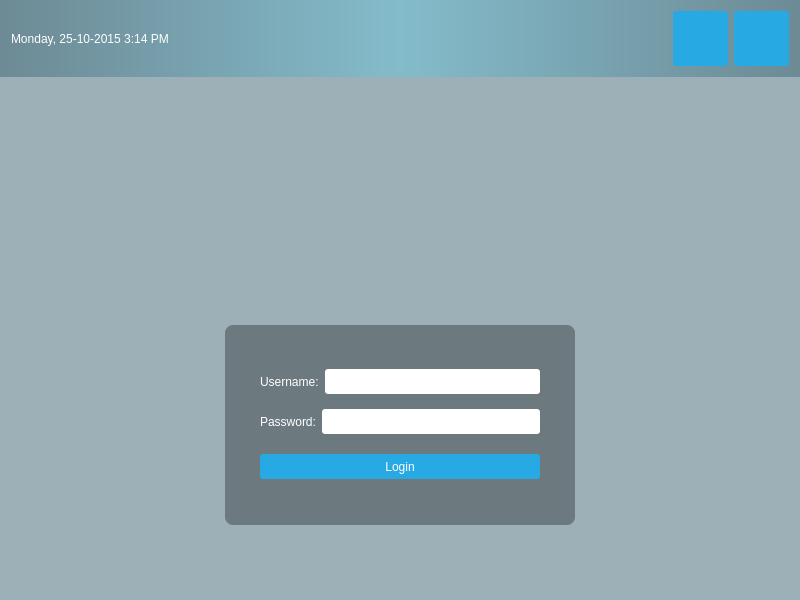
<?xml version="1.0" encoding="UTF-8"?>
<ui version="4.0">
 <class>MainWindow</class>
 <widget class="QMainWindow" name="MainWindow">
  <property name="geometry">
   <rect>
    <x>0</x>
    <y>0</y>
    <width>800</width>
    <height>600</height>
   </rect>
  </property>
  <property name="windowTitle">
   <string>MainWindow</string>
  </property>
  <property name="styleSheet">
   <string notr="true">#centralWidget {
background: rgba(32,80,96,100);
border-image: url(:/images/login_bg.png);
}
#topPanel{background-color: qlineargradient(spread:reflect,x1:0.5,y1:0,x2:0,y2:0,stop:0 rgba(91,204,233,100),stop:1 rgba(32,80,96,100));}
#loginForm{
background: rgba(0,0,0,80);
border-radius: 8px;
}
QLabel{color:white;}
QLineEdit{border-radius:3px;}
QPushButton{
color: white;
background-color: #27a9e3;
border-width: 0px;
border-radius: 3px;
}
QPushButton:hover {background-color: #66c011;}</string>
  </property>
  <widget class="QWidget" name="centralWidget">
   <layout class="QVBoxLayout" name="verticalLayout">
    <property name="leftMargin">
     <number>0</number>
    </property>
    <property name="topMargin">
     <number>0</number>
    </property>
    <property name="rightMargin">
     <number>0</number>
    </property>
    <property name="bottomMargin">
     <number>0</number>
    </property>
    <item>
     <widget class="QWidget" name="topPanel" native="true">
      <layout class="QHBoxLayout" name="horizontalLayout">
       <item>
        <widget class="QLabel" name="currentDateTime">
         <property name="text">
          <string>Monday, 25-10-2015 3:14 PM</string>
         </property>
        </widget>
       </item>
       <item>
        <spacer name="horizontalSpacer">
         <property name="orientation">
          <enum>Qt::Horizontal</enum>
         </property>
         <property name="sizeHint" stdset="0">
          <size>
           <width>40</width>
           <height>20</height>
          </size>
         </property>
        </spacer>
       </item>
       <item>
        <widget class="QPushButton" name="shutdownButton">
         <property name="sizePolicy">
          <sizepolicy hsizetype="Fixed" vsizetype="Fixed">
           <horstretch>0</horstretch>
           <verstretch>0</verstretch>
          </sizepolicy>
         </property>
         <property name="minimumSize">
          <size>
           <width>55</width>
           <height>55</height>
          </size>
         </property>
         <property name="text">
          <string/>
         </property>
         <property name="icon">
          <iconset resource="../resources/resources.qrc">
           <normaloff>:/icons/restart_icon.png</normaloff>:/icons/restart_icon.png</iconset>
         </property>
        </widget>
       </item>
       <item>
        <widget class="QPushButton" name="restartButton">
         <property name="sizePolicy">
          <sizepolicy hsizetype="Fixed" vsizetype="Fixed">
           <horstretch>0</horstretch>
           <verstretch>0</verstretch>
          </sizepolicy>
         </property>
         <property name="minimumSize">
          <size>
           <width>55</width>
           <height>55</height>
          </size>
         </property>
         <property name="text">
          <string/>
         </property>
         <property name="icon">
          <iconset resource="../resources/resources.qrc">
           <normaloff>:/icons/shutdown_icon.png</normaloff>:/icons/shutdown_icon.png</iconset>
         </property>
        </widget>
       </item>
      </layout>
     </widget>
    </item>
    <item>
     <spacer name="verticalSpacer_3">
      <property name="orientation">
       <enum>Qt::Vertical</enum>
      </property>
      <property name="sizeHint" stdset="0">
       <size>
        <width>20</width>
        <height>40</height>
       </size>
      </property>
     </spacer>
    </item>
    <item>
     <layout class="QHBoxLayout" name="horizontalLayout_2">
      <property name="leftMargin">
       <number>0</number>
      </property>
      <property name="topMargin">
       <number>0</number>
      </property>
      <item>
       <widget class="QLabel" name="logo">
        <property name="sizePolicy">
         <sizepolicy hsizetype="Fixed" vsizetype="Fixed">
          <horstretch>0</horstretch>
          <verstretch>0</verstretch>
         </sizepolicy>
        </property>
        <property name="minimumSize">
         <size>
          <width>150</width>
          <height>150</height>
         </size>
        </property>
        <property name="styleSheet">
         <string notr="true"/>
        </property>
        <property name="text">
         <string/>
        </property>
        <property name="pixmap">
         <pixmap resource="../resources/resources.qrc">:/images/logo.png</pixmap>
        </property>
       </widget>
      </item>
     </layout>
    </item>
    <item>
     <spacer name="verticalSpacer_4">
      <property name="orientation">
       <enum>Qt::Vertical</enum>
      </property>
      <property name="sizeType">
       <enum>QSizePolicy::Fixed</enum>
      </property>
      <property name="sizeHint" stdset="0">
       <size>
        <width>20</width>
        <height>10</height>
       </size>
      </property>
     </spacer>
    </item>
    <item>
     <layout class="QHBoxLayout" name="horizontalLayout_3">
      <property name="topMargin">
       <number>0</number>
      </property>
      <item>
       <widget class="QWidget" name="loginForm" native="true">
        <property name="sizePolicy">
         <sizepolicy hsizetype="Fixed" vsizetype="Fixed">
          <horstretch>0</horstretch>
          <verstretch>0</verstretch>
         </sizepolicy>
        </property>
        <property name="minimumSize">
         <size>
          <width>350</width>
          <height>200</height>
         </size>
        </property>
        <property name="styleSheet">
         <string notr="true"/>
        </property>
        <layout class="QVBoxLayout" name="verticalLayout_2">
         <property name="leftMargin">
          <number>35</number>
         </property>
         <property name="topMargin">
          <number>35</number>
         </property>
         <property name="rightMargin">
          <number>35</number>
         </property>
         <property name="bottomMargin">
          <number>35</number>
         </property>
         <item>
          <layout class="QHBoxLayout" name="horizontalLayout_5">
           <item>
            <widget class="QLabel" name="label">
             <property name="text">
              <string>Username:</string>
             </property>
            </widget>
           </item>
           <item>
            <widget class="QLineEdit" name="userName">
             <property name="minimumSize">
              <size>
               <width>0</width>
               <height>25</height>
              </size>
             </property>
            </widget>
           </item>
          </layout>
         </item>
         <item>
          <layout class="QHBoxLayout" name="horizontalLayout_4">
           <item>
            <widget class="QLabel" name="label_2">
             <property name="text">
              <string>Password:</string>
             </property>
            </widget>
           </item>
           <item>
            <widget class="QLineEdit" name="password">
             <property name="minimumSize">
              <size>
               <width>0</width>
               <height>25</height>
              </size>
             </property>
            </widget>
           </item>
          </layout>
         </item>
         <item>
          <spacer name="verticalSpacer_2">
           <property name="orientation">
            <enum>Qt::Vertical</enum>
           </property>
           <property name="sizeType">
            <enum>QSizePolicy::Fixed</enum>
           </property>
           <property name="sizeHint" stdset="0">
            <size>
             <width>20</width>
             <height>5</height>
            </size>
           </property>
          </spacer>
         </item>
         <item>
          <widget class="QPushButton" name="loginButton">
           <property name="minimumSize">
            <size>
             <width>0</width>
             <height>25</height>
            </size>
           </property>
           <property name="text">
            <string>Login</string>
           </property>
          </widget>
         </item>
        </layout>
       </widget>
      </item>
     </layout>
    </item>
    <item>
     <spacer name="verticalSpacer">
      <property name="orientation">
       <enum>Qt::Vertical</enum>
      </property>
      <property name="sizeHint" stdset="0">
       <size>
        <width>20</width>
        <height>40</height>
       </size>
      </property>
     </spacer>
    </item>
   </layout>
  </widget>
 </widget>
 <layoutdefault spacing="6" margin="11"/>
 <resources>
  <include location="../resources/resources.qrc"/>
 </resources>
 <connections/>
</ui>
